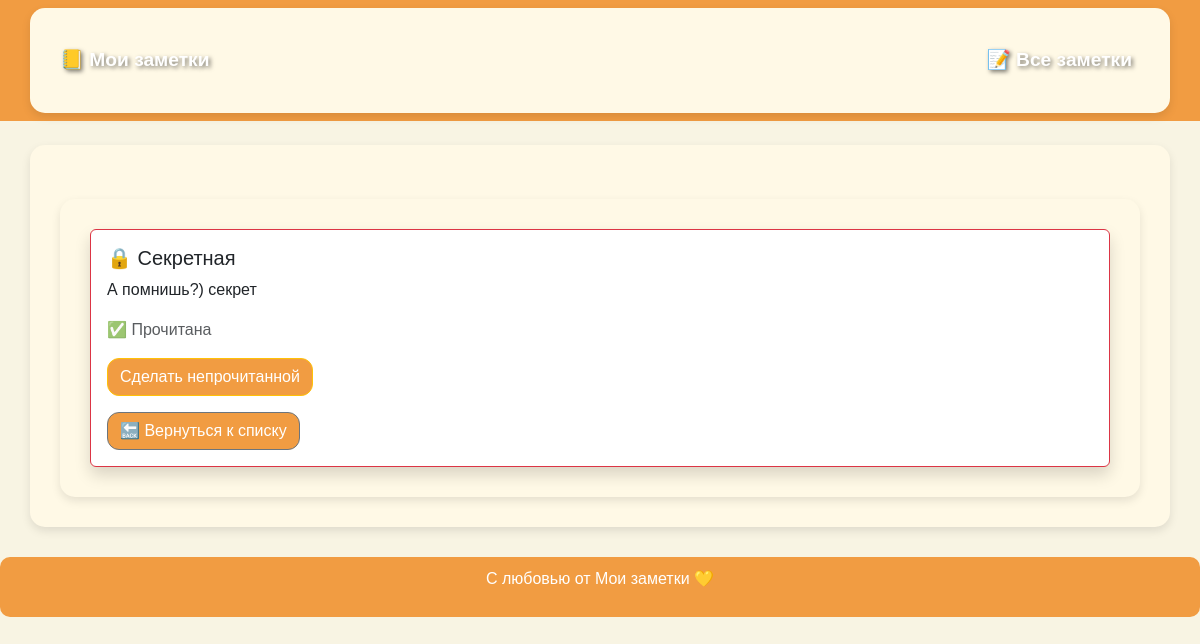
Page /notes/2/ on the earlier database version.
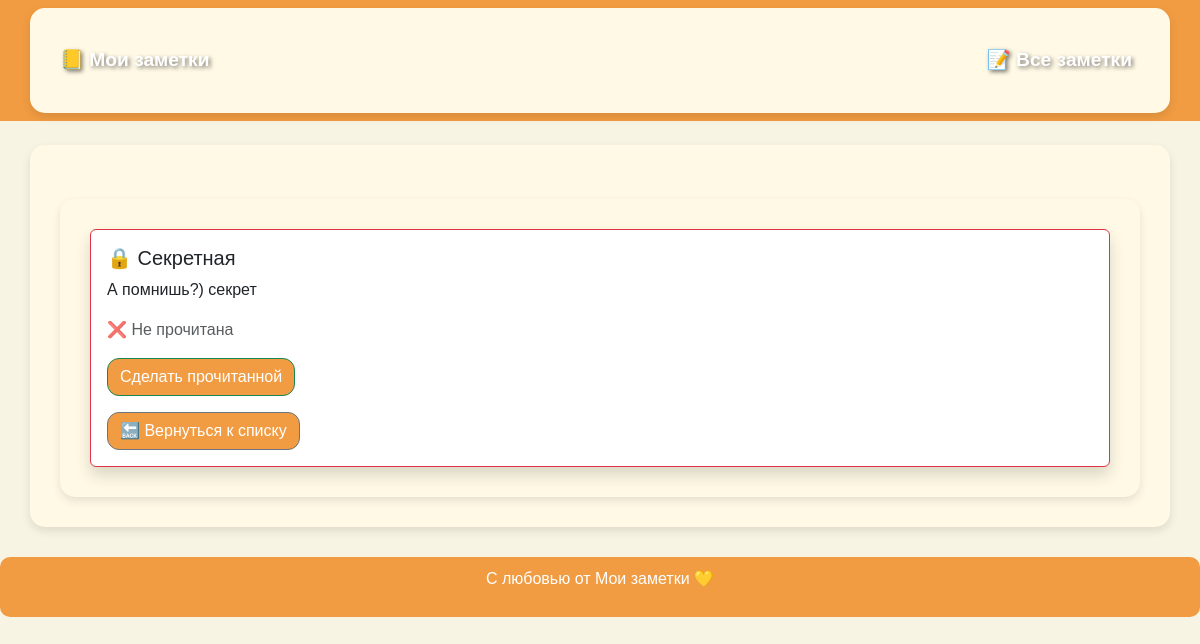
Same page on the later database version.
### api/views.py (the view)
# urls.py: path("notes/<int:note_id>/", note_detail, name="note_detail"),
def note_detail(request, note_id):
    note = get_object_or_404(Note, id=note_id)
    return render(request, "note_detail.html", {"note": note})

### templates/note_detail.html (shortened to what this page needs)
{% extends "base.html" %}
{% block content %}
    <div class="container mt-4">
        <div class="card shadow {% if note.is_secret %}border-danger{% else %}border-primary{% endif %}">
            <div class="card-body">
                <h5 class="card-title">
                    {% if note.is_secret %} 🔒 Секретная {% else %} 📝 Обычная {% endif %}
                </h5>
                <p class="card-text">{{ note.text }}</p>
                <p class="text-muted">
                    <span id="status-{{ note.id }}">
                        {% if note.is_read %} ✅ Прочитана {% else %} ❌ Не прочитана {% endif %}
                    </span>
                </p>
                <button class="btn {% if note.is_read %}btn-warning{% else %}btn-success{% endif %} toggle-read"
                        data-id="{{ note.id }}">
                    {% if note.is_read %} Сделать непрочитанной {% else %} Сделать прочитанной {% endif %}
                </button>
                <div class="d-flex justify-content-between mt-3">
                    <a href="{% url 'note_list' %}" class="btn btn-secondary">🔙 Вернуться к списку</a>
                </div>
            </div>
        </div>
    </div>
{% endblock %}

Differences in the rows shown:
changed Note "А помнишь?) секрет": is_read True → False (drawn)
Other differences:
text no longer shown: "✅ Прочитана Сделать непрочитанной"
text now shown: "❌ Не прочитана Сделать прочитанной"
